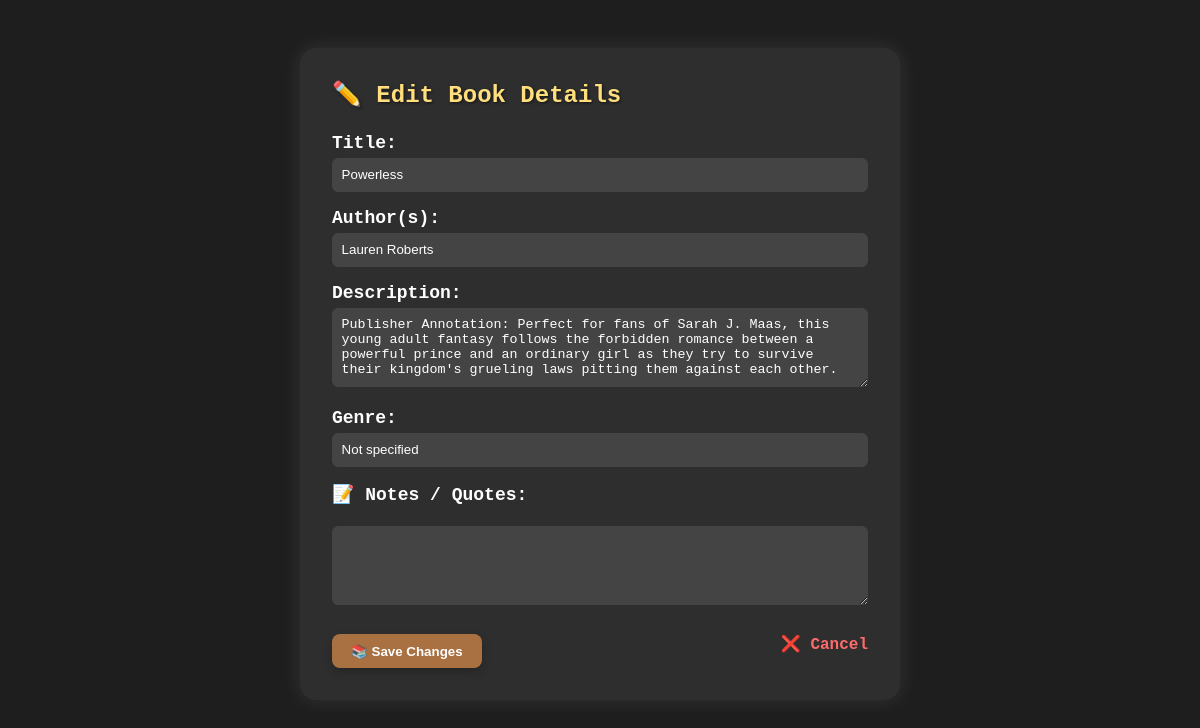
/edit/4 (signed in), run on the app's committed database.
### tables this page shows
CREATE TABLE books (
    id INTEGER PRIMARY KEY AUTOINCREMENT,
    title TEXT NOT NULL,
    authors TEXT NOT NULL,
    description TEXT,
    genre TEXT,
    user_email TEXT NOT NULL,
    review TEXT,
    thumbnail TEXT
, notes TEXT);

### app.py (the view)
@app.route('/edit/<int:book_id>', methods=['GET'])
def edit_book(book_id):
    user_email = session.get('user_email')
    if not user_email:
        flash("Please log in to edit your books.", "warning")
        return redirect(url_for('login'))
    conn = sqlite3.connect('books.db')
    conn.row_factory = sqlite3.Row  # 👈 So we can access columns by name
    cursor = conn.cursor()
    cursor.execute("SELECT * FROM books WHERE id = ? AND user_email = ?", (book_id, user_email))
    book = cursor.fetchone()
    conn.close()
    if not book:
        flash("Book not found.", "error")
        return redirect(url_for('bookshelf'))
    return render_template('edit_book.html', book=book)

### templates/edit_book.html (shortened to what this page needs)
<!DOCTYPE html>
<html lang="en">
<head>
    <link rel="stylesheet" href="{{ url_for('static', filename='style.css') }}">
</head>
 <body class="edit-page-body">
  <div class="edit-container">
    <h2>✏️ Edit Book Details</h2>
    <form action="{{ url_for('update_book', book_id=book['id']) }}" method="POST" class="edit-form">
        <label>Title:
            <input type="text" name="title" value="{{ book['title'] }}" required>
        </label>
        <label>Author(s):
            <input type="text" name="authors" value="{{ book['authors'] }}" required>
        </label>
        <label>Description:
            <textarea name="description" rows="4">{{ book['description'] }}</textarea>
        </label>
        <label>Genre:
            <input type="text" name="genre" value="{{ book['genre'] }}">
        </label>
        <label for="notes">📝 Notes / Quotes:</label>
        <textarea name="notes" id="notes" rows="4">{{ book['notes'] or '' }}</textarea>
        <div class="edit-actions">
            <button type="submit" class="save-btn">📚 Save Changes</button>
            <a href="{{ url_for('bookshelf') }}" class="cancel-btn">❌ Cancel</a>
        </div>
    </form>
  </div>
</body>
</html>

### static/style.css (style rules this page uses)
* { margin: 0; padding: 0; box-sizing: border-box; }
body, html { margin: 0; padding: 0; height: 100%; }
h2 { text-shadow: 1px 1px 3px rgba(0, 0, 0, 0.6); }
.edit-page-body { background-color: #1e1e1e; color: #fff; font-family: 'Courier New', monospace; padding: 3rem; }
.edit-container { max-width: 600px; margin: auto; background-color: #2e2e2e; padding: 2rem; border-radius: 1rem; box-shadow: 0 0 20px rgba(255, 255, 255, 0.1); font-style: 'Courier New', monospace; }
.edit-container h2 { margin-bottom: 1.5rem; color: #ffde7d; }
.edit-form label { display: block; margin-bottom: 1rem; font-weight: bold; font-size: 18px; font-style: 'Courier New', monospace; }
.edit-form input[type="text"], .edit-form textarea { width: 100%; padding: 0.6rem; margin-top: 0.3rem; border-radius: 0.4rem; border: none; background-color: #444; color: white; font-style: 'Courier New', monospace; }
.edit-actions { margin-top: 1.5rem; display: flex; justify-content: space-between; }
.cancel-btn { color: #ff6b6b; text-decoration: none; font-weight: bold; }
.save-btn { background-color: #a97142; color: white; padding: 0.6rem 1.2rem; border: none; border-radius: 0.5rem; font-weight: bold; cursor: pointer; transition: background-color 0.3s ease, transform 0.2s ease; box-shadow: 0 4px 10px rgba(0, 0, 0, 0.2); }

### data on the page
books: title "Powerless", authors "Lauren Roberts", description "Publisher Annotation: Perfect for fans of Sarah J. Maas, this young adult fantasy follows the forbidden romance between a powerful prince and an ordinary girl as they try to survive their kingdom's grueling laws pitting them against each other.", genre "Not specified"
